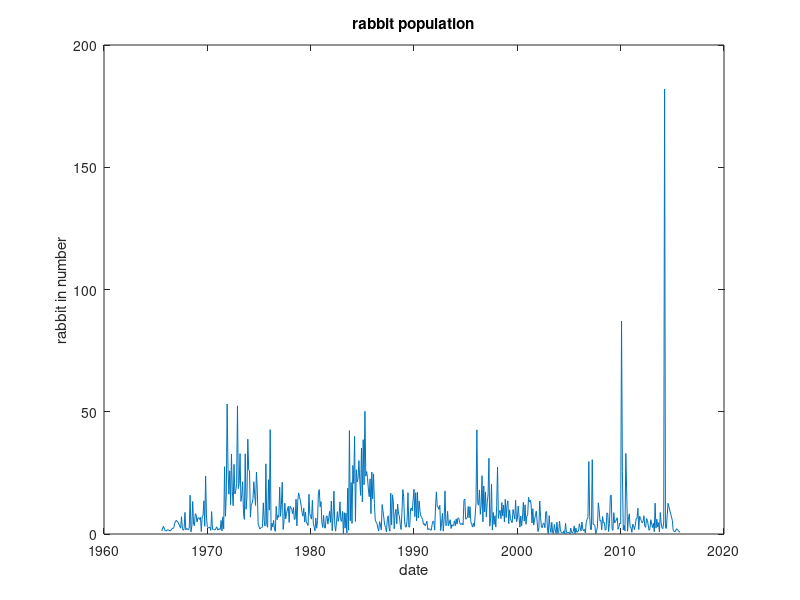

MATLAB code to generate this figure:
clc
clear
rabbit = load("rabbit_data.txt");
year = rabbit(:,1);
month = rabbit(:,2);
average = rabbit(:,3);
% get the data
date = (year + month ./12);


% make the graph
plot ( date, average);
xlabel('date');
ylabel('rabbit in number');
title('rabbit population');
% get the index of the number of when it is not going over 2005 year
index=0;
long = length(year);
for i = 1:long
    if year(i,1) <2005
        index = index +1;
    end
end

% make it file with the selected index 
stand2015 = average (1:index,1);
standard = std(stand2015);
mean_2014 = mean(stand2015);
% make it file with the selected index after 2016 

stand_after2015 = average ( index+1:long,1);
standardafter2016 = std(stand_after2015);
mean_2015 = mean(stand_after2015);
fprintf(" the standard diviation for before 2015 is %f, after 2015 is %f\n", standard , standardafter2016);
fprintf(" the mean for before 2015 is %f, after 2015 is %f", mean_2014 , mean_2015);



%comment
% the standard diviation has been increase after 2016 because the
% population has been increase that is equal to alot of decrase of the
% population
% the r value also have been chagne we could see that by looking at
% standard deviation